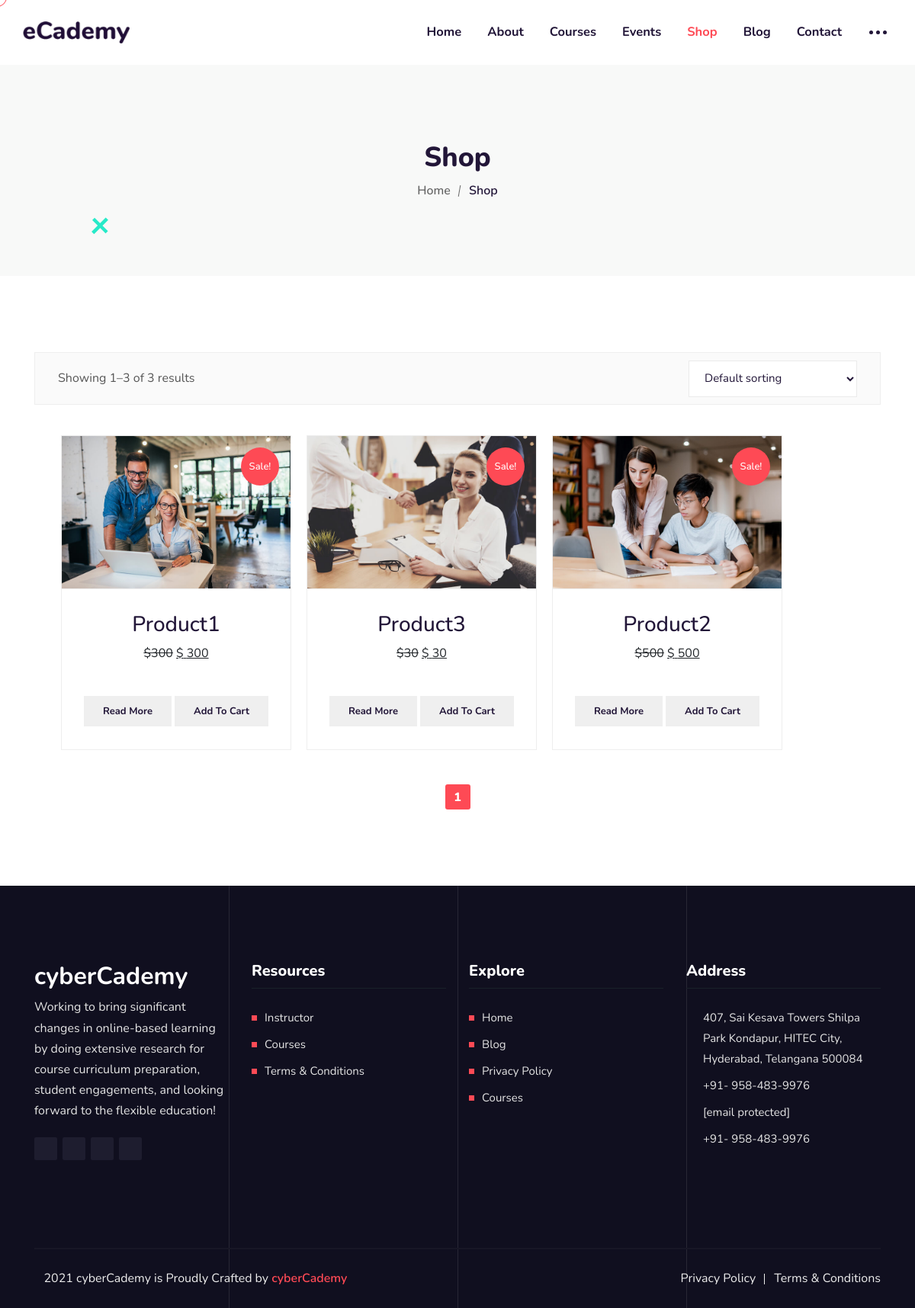
Page /shop/ (signed in) on the committed database.
### shop/models.py (models this page shows, shortened)
class product_detail(models.Model):
    product_img=models.ImageField(upload_to='image/shop/')
    product_title=models.CharField(max_length=100)
    slug=models.SlugField(unique=True,max_length=1000)
    product_price=models.IntegerField()
    about_product=models.TextField()
    product_description=models.TextField()
    product_tag=models.CharField(max_length=100)
    quntity=models.IntegerField()
    product_sku=models.IntegerField()
    category=models.CharField(max_length=100)
    discount=models.IntegerField(default=0)
    rating=models.FloatField(default=0.0)
    created_date=models.DateField(auto_now_add=True)
    def save(self, *args, **kwargs):
        if self.slug == '':
            self.slug = slug_generator(product_detail,self.product_title)
        super(product_detail, self).save(*args, **kwargs)

### shop/views.py (the view)
# urls.py: path('', include('shop.urls')),
def shop(request):
    prod=product_detail.objects.all()
    lis=[]
    for x in product_detail.objects.all():
        try:
            tot=cunt=0
            if len(shop_review.objects.filter(shop=x))!=0:
                for i in shop_review.objects.filter(shop=x):
                    cunt+=i.rate
                tot=cunt/len(shop_review.objects.filter(shop=x))
                x.rating=tot
                x.save()
                lis.append({'id':x.id,'tot':int(format(tot,'.0f'))})
            else:
                lis.append({'id':x.id,'tot':int(format(0,'.0f'))})
        except ZeroDivisionError:
                pass
    if request.GET.get('category') != None:
        product_detl=product_detail.objects.filter(category=request.GET.get('category'))
    elif request.GET.get('tag') != None:
        product_detl=product_detail.objects.filter(product_tag=request.GET.get('tag'))
    elif request.GET.get('orderby') != None and request.GET.get('orderby') == 'menu_order':
        product_detl=product_detail.order_by('id')
    elif request.GET.get('orderby') != None and  request.GET.get('orderby') == 'popularity':
        product_detl=product_detail.objects.order_by('id')
    elif request.GET.get('orderby') != None and  request.GET.get('orderby') == 'price-desc':
        product_detl=product_detail.objects.order_by('-product_price')
    elif request.GET.get('orderby') != None and request.GET.get('orderby') == 'date':
        product_detl=product_detail.objects.order_by('-id')
    elif request.GET.get('orderby') != None and request.GET.get('orderby') == 'price':
        product_detl=product_detail.objects.order_by('product_price')
    else:
        product_detl=product_detail.objects.order_by('id')
    paginator=Paginator(product_detl,6)
    page_no=request.GET.get('page')
    products=paginator.get_page(page_no)
    dis=[]
    for p in products:
                dis.append({
                    'id':p.id,'disc':"{:.0f}".format(p.product_price-(p.product_price*p.discount/100)) })
    res={'product':products,'rate_count':lis,'discunt':dis,'count':product_detail.objects.all().count,
    'result_count':len(product_detl)}
    return  render(request,'shop.html',res)

### shop/templates/shop.html (shortened to what this page needs)
{% extends 'basic.html' %}
{% block body %}
{% load static %}
{% block body1 %}
<link rel='stylesheet' id='learn-press-pmpro-style-css'
    href=" {% static '/wp-content/plugins/ecademy-toolkit/inc/paid-membership-pro/assets/lp-pms-style.min.css' %}"
    type='text/css' media='all' />
{% endblock body1 %}
<div class="page-title-area">
    <div class="container">
        <div class="page-title-content">
            <h2>Shop</h2>
            <ul>
                <li><a href="/">Home</a></li>
                <li>Shop</li>
            </ul>
        </div>
    </div>
    <div class="shape9">
        <img src="{% static '/wp-content/themes/ecademy/assets/img/shape8.svg' %}" alt="Shape Image One">
    </div>
</div>
<div id="primary" class="content-area">
    <main id="main" class="site-main" role="main">
        <div class="products-area ptb-100 ">
            <div class="container">
                <div class="row">
                    <div class="col-lg-12 col-md-12">
                        <div class="woocommerce-topbar">
                            {% if product|length != 0 %}     <p class="woocommerce-result-count">
                                Showing 1&ndash;{{count}} of {{result_count}}  results</p>{% endif %}
                            <form class="woocommerce-ordering woocommerce-topbar-ordering" method="get">
                                <select name="orderby" class="orderby form-control" aria-label="Shop order">
                                    <option value="menu_order" selected='selected'>Default sorting</option>
                                </select>
                            </form>
                        </div>
                        <ul class="products columns-3 row">{% for p in product %}
                            <li class="pmpro-has-access product type-product post-1006 status-publish
                             first outofstock product_cat-business product_tag-book has-post-thumbnail sale
                              shipping-taxable purchasable product-type-simple" style="padding: 10px; list-style-type: none; ">
                                <div class="single-products single-products-box">
                                    <a href="{% url 'single-shop' p.slug %}"
                                        class="woocommerce-LoopProduct-link woocommerce-loop-product__link">
                                        <div class="products-image">
                                            <img width="300" height="300" src="/media/{{p.product_img}}"
                                                class="attachment-woocommerce_thumbnail size-woocommerce_thumbnail"
                                                alt="" loading="lazy" srcset="/media/{{p.product_img}} 300w, /media/{{p.product_img}} 150w,
                                                /media/{{p.product_img}} 400w, /media/{{p.product_img}} 100w"
                                                sizes="(max-width: 300px) 100vw, 300px" />
                                        </div>
                                        <div class="products-content">
                                            <h3 id='prod_title'><a
                                                    href="{% url 'single-shop' p.slug %}">{{p.product_title|capfirst}}</a></h3>
                                            <span class="price"><del aria-hidden="true"><span
                                                        class="woocommerce-Price-amount amount"><bdi><span
                                                                class="woocommerce-Price-currencySymbol">&#36;</span>{{p.product_price}}</bdi></span></del>
                                                <ins><span class="woocommerce-Price-amount amount"><bdi><span
                                                                id='prod_price'
                                                                class="woocommerce-Price-currencySymbol">&#36;</span>
                                                            {% for d in discunt %}
                                                            {% if d.id == p.id %}
                                                                {{d.disc}}{% endif %}{% endfor %}
                                                            </bdi></span></ins></span>
                                            <ul>
                                                {% for i in rate_count %}
                                                {% if i.id == p.id  %}
                                                {% for j in 'o'|ljust:'5' %}
                                            {% if i.tot > forloop.counter0 %}
                                                <li><i class="fa fa-star"></i></li>
                                               {% else %} <li><i class="fa fa-star-o"></i></li>
                                                {% endif %}{% endfor %}
                                                {% endif %}{% endfor %}
                                            </ul>
                                            <button>
                                                <a href="{% url 'single-shop' p.slug %}" data-quantity="1"
                                                    class="button product_type_simple add-to-cart-btn"
                                                    data-product_id="1006" data-product_sku="10"
                                                    aria-label="Read more about &ldquo;Book Cover Softcover&rdquo;"
                                                    rel="nofollow">Read more</a></button>
                                            <button>
                                                <a href="{% url 'add-to-cart' p.slug %}" data-quantity="1"
                                                    class="button product_type_simple add-to-cart-btn"
                                                    data-product_id="1011" data-product_sku=""
                                                    aria-label="Add “Running From Me” to your cart" rel="nofollow">Add
                                                    to cart</a></button>
                                        </div>
                                        <span class="sale-btn">Sale!</span>
                                    </a> </div>
                            </li>{% endfor %}
                        </ul>
                        <div class="pagination-area" style="text-align: center;">
                            <nav class="woocommerce-pagination">
                                {% for i in product.paginator.page_range %}
                                {% if product.number == i %}
                                <span aria-current="page" class="page-numbers current">{{i}}</span>
                                {% else %} <span aria-current="page" class="page-numbers ">{{i}}</span>
                                {% endif %}{% endfor %}
                            </nav>
                        </div>
                    </div>
                </div>
            </div>
        </div>
    </main>
</div>
{% endblock body %}

### course/static/wp-content/themes/ecademy/assets/css/woocommerce.css (style rules this page uses)
.products-area { position: relative }
button { -webkit-transition: .4s; transition: .4s }
.woocommerce-topbar { border: 1px solid #eee; position: relative; padding: 20px 30px; margin-bottom: 30px; background: #fafafa }
.woocommerce-topbar .woocommerce-result-count { font-size: 16px; margin: 0; float: none; color: #565656 }
.woocommerce-topbar .woocommerce-topbar-ordering { margin: 0; float: none; position: absolute; top: 10px; right: 30px }
.woocommerce-topbar .woocommerce-topbar-ordering .form-control { border: 1px solid #eee; cursor: pointer; background-color: #fff; border-color: #ebebeb; border-radius: 0; height: 48px; padding: 5px 16px; width: 221px !important; font-size: 15px }
.woocommerce-topbar .woocommerce-topbar-ordering .form-control option { font-size: 14px }
.single-products { text-align: center; position: relative; background-color: var(--whiteColor); border: 1px solid #eee }
.single-products>a { display: none }
.single-products .products-image { overflow: hidden; position: relative }
.single-products .products-image>a { display: block !important }
.single-products .products-image img { -webkit-transition: all 1.5s ease-out; transition: all 1.5s ease-out; margin: 0 !important }
.single-products .products-image::before { position: absolute; top: 0; left: 0; width: 100%; height: 100%; background: #000; content: ''; -webkit-transition: .4s; transition: .4s; z-index: 1; opacity: 0; visibility: hidden }
.single-products .products-image ul li a { display: block; background: var(--whiteColor); width: 40px; height: 40px; line-height: 42px; border-radius: 30px; margin: 0 5px }
.single-products .products-image ul li a:nth-child(1) { margin-left: -15px }
.single-products .products-content { padding: 30px 15px; border-top: 1px solid #eee }
.single-products .products-content ul { padding-left: 0; margin-bottom: 20px; list-style-type: none }
.single-products .products-content ul li { display: inline-block; color: #ffba0a; font-size: 15px; margin: -1px }
.single-products .sale-btn { position: absolute; top: 15px; right: 15px; color: #fff; width: 50px; font-weight: 500; height: 50px; line-height: 50px; border-radius: 50%; z-index: 2; font-size: 13px; text-align: center }
.product-link a.woocommerce-LoopProduct-link.woocommerce-loop-product__link { display: none }

### course/static/wp-content/uploads/elementor/css/post-17.css (style rules this page uses)
.elementor-kit-17 { --e-global-color-primary:#6EC1E4;--e-global-color-secondary:#54595F;--e-global-color-text:#7A7A7A;--e-global-color-accent:#61CE70;--e-global-color-34b3b30f:#4054B2;--e-global-color-19f78e1f:#23A455;--e-global-color-376dbcff:#000;--e-global-color-2b9948a6:#FFF;--e-global-typography-primary-font-family:"Roboto";--e-global-typography-primary-font-weight:600;--e-global-typography-secondary-font-family:"Roboto Slab";--e-global-typography-secondary-font-weight:400;--e-global-typography-text-font-family:"Roboto";--e-global-typography-text-font-weight:400;--e-global-typography-accent-font-family:"Roboto";--e-global-typography-accent-font-weight:500 }

### rows in the picture
product_detail: product_img (picture), product_title "Product1", product_price "300", disc "300"
product_detail: product_img (picture), product_title "Product3", product_price "30", disc "30"
product_detail: product_img (picture), product_title "Product2", product_price "500", disc "500"

### other values in the picture
{{ count }} "3"
{{ result_count }} "3"
{{ i }} "1"
